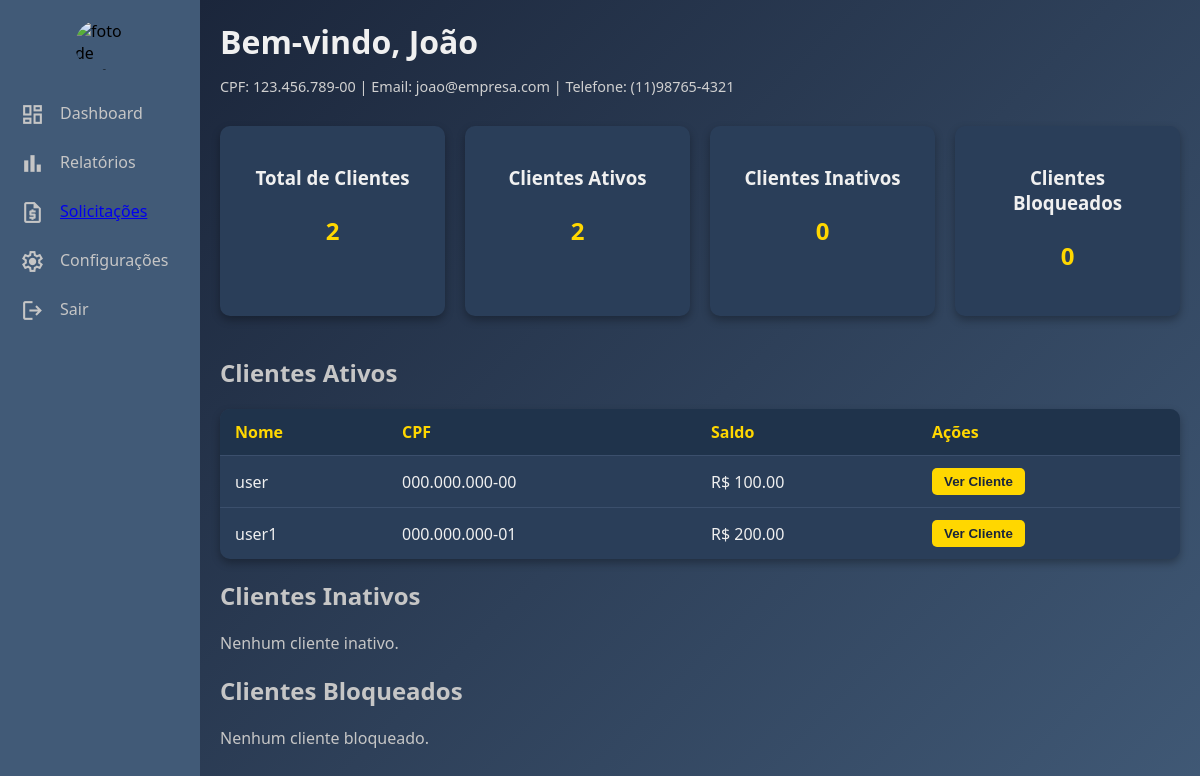
/users/perfil/ (signed in), run on an earlier commit of the app's database.
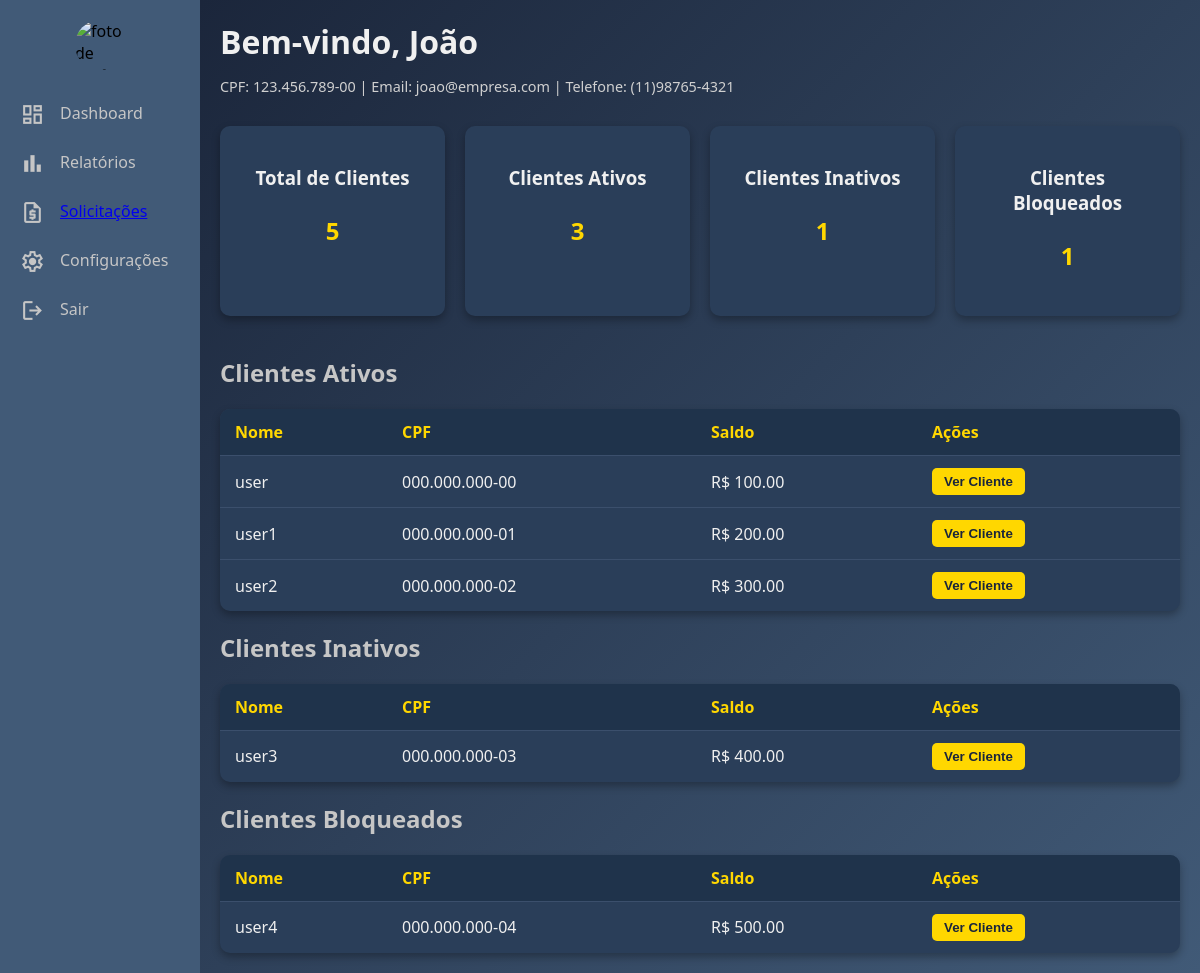
And on a later commit of the database.
### users/models.py (models this page shows, shortened)
class Cliente(models.Model):
    gerente_responsavel = models.ForeignKey(
        Gerente,
        on_delete=models.SET_NULL,
        null=True,
        blank=True,
        related_name="clientes"
    )
    numero_da_conta = models.CharField(
        max_length=20,
        unique=True,
        default=gerar_numero_conta
    )
    cpf = models.CharField(max_length=14, unique=True, validators=[cpf_validator])
    username = models.CharField(max_length=150)
    email = models.EmailField(unique=True)
    password = models.CharField(max_length=128)
    data_de_nascimento = models.DateField()
    telefone = models.CharField(max_length=14, validators=[telefone_validator])
    data_de_cadastro = models.DateTimeField(auto_now_add=True)
    saldo = models.DecimalField(max_digits=10, decimal_places=2, default=0.00)
    tipo_de_conta = models.CharField(
        max_length=20,
        choices=[
            ('corrente', 'Conta Corrente'),
            ('poupanca', 'Conta Poupança'),
            ('salario', 'Conta Salário'),
        ]
    )
    status_conta = models.CharField(max_length=20, default='ativa')
    admUser = models.BooleanField(default=False)

### users/views.py (the view)
# urls.py: path('perfil/', views.view_perfil, name='perfil'),
def view_perfil(request):
    if "user_id" not in request.session:
        return redirect("users:login")
    user_id = request.session["user_id"]
    admUser = request.session.get("admUser", False)
    if admUser:
        user = Gerente.objects.get(id=user_id)
        clientes = user.clientes.all()
        clientes_ativos = clientes.filter(status_conta='ativa')
        clientes_inativos = clientes.filter(status_conta='inativa')
        clientes_bloqueados = clientes.filter(status_conta='bloqueada')
        saldo_total = clientes_ativos.aggregate(total=Sum('saldo'))['total'] or 0
        return render(
            request,
            "users/perfil/gerente/index.html",
            {
                "user": user,
                "clientes": clientes,
                "clientes_ativos": clientes_ativos,
                "clientes_inativos": clientes_inativos,
                "clientes_bloqueados": clientes_bloqueados,
                "saldo_total": saldo_total,
            }
        )
    user = Cliente.objects.get(id=user_id)
    return render(request, "users/perfil/cliente/index.html", {"user": user})

### templates/users/perfil/gerente/index.html (shortened to what the changed rows need)
<!DOCTYPE html>
<html lang="pt-BR">
<head>
    {% load static %}
    <link rel="stylesheet" href="{% static 'perfil/gerente/index/style.css' %}">
</head>
<body>
    <div class="container">
        <div class="main">
            <header class="main-header">
                <h1>Bem-vindo, {{ user.nome }}</h1>
            </header>
            <section class="dashboard-cards">
                <div class="card">
                    <h3>Total de Clientes</h3>
                    <p>{{ clientes|length }}</p>
                </div>
                <div class="card">
                    <h3>Clientes Ativos</h3>
                    <p>{{ clientes_ativos|length }}</p>
                </div>
                <div class="card">
                    <h3>Clientes Inativos</h3>
                    <p>{{ clientes_inativos|length }}</p>
                </div>
                <div class="card">
                    <h3>Clientes Bloqueados</h3>
                    <p>{{ clientes_bloqueados|length }}</p>
                </div>
            </section>
            <section class="clientes-ativos">
                <h2>Clientes Ativos</h2>
                {% if clientes_ativos %}
                    <table>
                        <thead>
                            <tr>
                                <th>Nome</th>
                                <th>CPF</th>
                                <th>Saldo</th>
                                <th>Ações</th>
                            </tr>
                        </thead>
                        <tbody>
                            {% for cliente in clientes_ativos %}
                                <tr>
                                    <td>{{ cliente.username }}</td>
                                    <td>{{ cliente.cpf }}</td>
                                    <td>R$ {{ cliente.saldo }}</td>
                                    <td>
                                        <button onclick="window.location.href='/users/cliente/{{ cliente.id }}/'">Ver Cliente</button>
                                    </td>
                                </tr>
                            {% endfor %}
                        </tbody>
                    </table>
                {% else %}
                    <p>Nenhum cliente ativo.</p>
                {% endif %}
            </section>
            <section class="clientes-ativos">
                <h2>Clientes Inativos</h2>
                {% if clientes_inativos %}
                    <table>
                        <thead>
                            <tr>
                                <th>Nome</th>
                                <th>CPF</th>
                                <th>Saldo</th>
                                <th>Ações</th>
                            </tr>
                        </thead>
                        <tbody>
                            {% for cliente in clientes_inativos %}
                                <tr>
                                    <td>{{ cliente.username }}</td>
                                    <td>{{ cliente.cpf }}</td>
                                    <td>R$ {{ cliente.saldo }}</td>
                                    <td>
                                        <button onclick="window.location.href='/users/cliente/{{ cliente.id }}/'">Ver Cliente</button>
                                    </td>
                                </tr>
                            {% endfor %}
                        </tbody>
                    </table>
                {% else %}
                    <p>Nenhum cliente inativo.</p>
                {% endif %}
            </section>
            <section class="clientes-ativos">
                <h2>Clientes Bloqueados</h2>
                {% if clientes_bloqueados %}
                    <table>
                        <thead>
                            <tr>
                                <th>Nome</th>
                                <th>CPF</th>
                                <th>Saldo</th>
                                <th>Ações</th>
                            </tr>
                        </thead>
                        <tbody>
                            {% for cliente in clientes_bloqueados %}
                                <tr>
                                    <td>{{ cliente.username }}</td>
                                    <td>{{ cliente.cpf }}</td>
                                    <td>R$ {{ cliente.saldo }}</td>
                                    <td>
                                        <button onclick="window.location.href='/users/cliente/{{ cliente.id }}/'">Ver Cliente</button>
                                    </td>
                                </tr>
                            {% endfor %}
                        </tbody>
                    </table>
                {% else %}
                    <p>Nenhum cliente bloqueado.</p>
                {% endif %}
            </section>
        </div>
    </div>
</body>
</html>

What changed in the data, as far as the page shows it:
added Cliente: username "user2", cpf "000.000.000-02", saldo "300.00", shown under "Clientes Ativos"
added Cliente: username "user3", cpf "000.000.000-03", saldo "400.00", shown under "Clientes Inativos"
added Cliente: username "user4", cpf "000.000.000-04", saldo "500.00", shown under "Clientes Bloqueados"
Also different on the page:
{{ clientes|length }}: "2" → "5"
{{ clientes_ativos|length }}: "2" → "3"
{{ clientes_inativos|length }}: "0" → "1"
{{ clientes_bloqueados|length }}: "0" → "1"
text no longer shown: "Nenhum cliente inativo. Nenhum cliente bloqueado."
text now shown: "Nome CPF Saldo Ações Nome CPF Saldo Ações"
